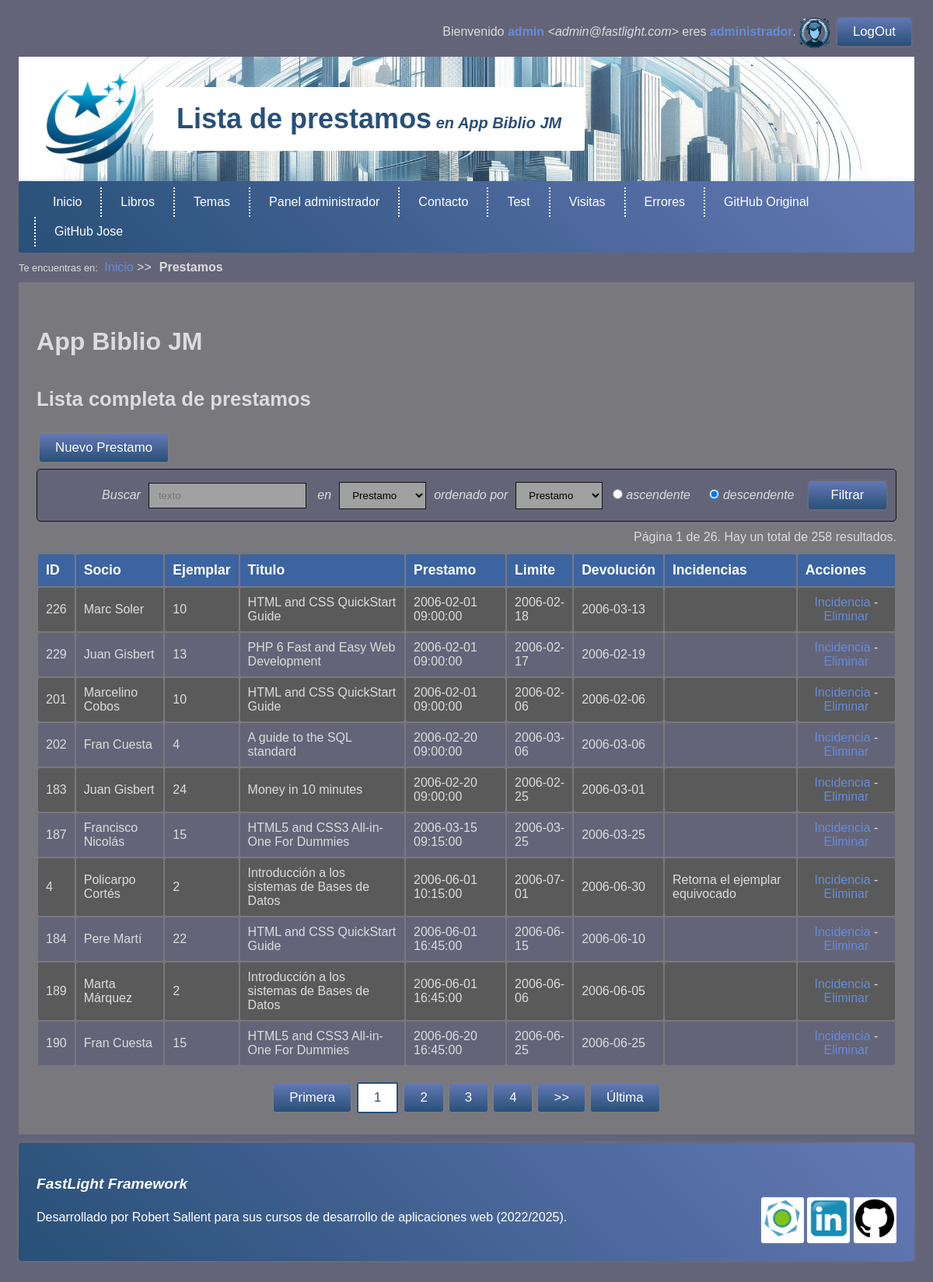
/Prestamo (signed in), run on the app's committed database.
### tables this page shows
CREATE TABLE prestamos (
  id INT AUTO_INCREMENT PRIMARY KEY,
  idsocio INT NULL COMMENT 'Podrá ser NULL si el socio se ha dado de baja',
  idejemplar INT NOT NULL,
  prestamo TIMESTAMP NOT NULL DEFAULT CURRENT_TIMESTAMP,
  limite DATE NOT NULL,
  devolucion DATE DEFAULT NULL,
  incidencia VARCHAR(256) DEFAULT NULL,

   
   
  FOREIGN KEY (idejemplar) REFERENCES ejemplares(id) 
    ON UPDATE CASCADE ON DELETE RESTRICT,
    
   
   
  FOREIGN KEY (idsocio) REFERENCES socios(id) 
     ON UPDATE CASCADE ON DELETE SET NULL
);

### app/libraries/View.php (called while the page is built, shortened)
<?php
class View{
    private string $name;
    public function __construct(
        string $name      = '',
        array $parameters = []
    ){
        $this->name       = $name;
    }
    public function load(){
        $template = new (TEMPLATE);
        try{
            @require VIEWS_FOLDER."/$this->name.php";
        }catch(Throwable $e){
            $message = DEBUG ?
            "<p>ERROR en la vista <b>".VIEWS_FOLDER."/$this->name.php</b>.</p>
             <p>INFORMACIÓN ADICIONAL: ".$e->getMessage()."</p>" :
             "Error al cargar la página.";
             throw new ViewException($message);
        }
    }
}

### app/http/ViewResponse.php (called while the page is built, shortened)
<?php
class ViewResponse extends Response{
    protected View $view;
    public function __construct(
        string $name,
        array $params       = [],
        int $httpCode       = 200,
        string $status      = 'OK'
    ){
        $this->view = new View($name, $params);
    }
    public function send(){
        $this->view->load();
        die();
    }
}

### public/index.php (called while the page is built, shortened)
<?php
require '../app/autoload.php';
require '../app/helpers/helpers.php';
try{
    switch(strtoupper(APP_TYPE)){
        case 'WEB' :  $kernel   = new App();
                      $response = $kernel->boot();
                      break;
    }
    $response->send();
}catch(Throwable $t){
    $mensaje = DEBUG ?
        'ERROR en el proceso de arranque: '.$t :
        'Se produjo un error, contacte con el administrador '.ADMIN_EMAIL.' si es necesario.';
    abort(500, 'INTERNAL SERVER ERROR', $mensaje, $t)->send();
}

### app/autoload.php (called while the page is built, shortened)
<?php
    function load(string $clase){
        foreach(AUTOLOAD_DIRECTORIES as $directorio){
           $ruta="$directorio/$clase.php";
           if(is_readable($ruta)){
                break;
           }
        }
    }

### app/libraries/Login.php (called while the page is built, shortened)
<?php
class Login{
    private static ?Authenticable $activeUser = NULL;
    public static function init(){
        self::$activeUser = Session::get('user') ??  NULL;
    }
	public static function user():?Authenticable{
	    return self::$activeUser;
	}
	public static function guest():bool{
	    return empty(self::user());
	}
	public static function role(string $role):bool{
	    return self::user() && self::user()->hasRole($role);
	}
	public static function oneRole(array $roles):bool{
	    return self::user() && self::user()->oneRole($roles);
    }
}

### app/interfaces/Authorizable.php (called while the page is built, shortened)
<?php
    trait Authorizable{
        public function hasRole(string $role):bool{
            return in_array($role, $this->roles);
        }
        public function oneRole(array $roles):bool{
            foreach($roles as $role)
                if($this->hasRole($role))
                    return true;
             return false;
        }
        public function isAdmin(string $adminRole = ADMIN_ROLE):bool{
            return $this->hasRole($adminRole);
        }
    }

### mvc/controllers/PrestamoController.php (called while the page is built, shortened)
<?php
class PrestamoController extends Controller{
	public function index(){
		return $this->list();
	}
	public function list(int $page=1){
		$filtro = Filter::apply('prestamos');
		$limit = RESULTS_PER_PAGE;
		if($filtro){
			$total = V_prestamo::filteredResults($filtro);
			$paginator = new Paginator('/Prestamo/list', $page, $limit, $total,'es');
			$prestamos= V_prestamo::filter($filtro, $limit, $paginator->getOffset());
		} else {
			$total = V_prestamo::total();
			$paginator = new Paginator('/Prestamo/list', $page, $limit, $total,'es');
			$prestamos= V_prestamo::orderBy('prestamo', 'ASC', $limit, $paginator->getOffset());
		}
		return view('prestamo/list',['prestamos'=>$prestamos,'paginator'=>$paginator,'filtro' => $filtro]);
	}
}

### mvc/models/Model.php (called while the page is built, shortened)
<?php
abstract class Model{
    public static function getTable():string{
        return get_called_class()::$table ?? strtolower(get_called_class()).'s';
    }
    protected static function getJsonFields():array{
        return get_called_class()::$jsonFields ?? [];
    }
    public function parseJsonFields():object{
        $properties = self::getJsonFields();
        return $this;
    }
    public static function orderBy(
        string $orderField = 'id',
        string $order = 'ASC',
        int $limit = 0,
        int $offset = 0
    ):array{
        $table = self::getTable();
        $query = "SELECT *
                  FROM $table
                  ORDER BY $orderField $order ";
        $query .= $limit? "LIMIT $limit OFFSET $offset" :"";
        $entities = (DB_CLASS)::selectAll($query, get_called_class());
        return $entities;
    }
    public static function total(
        string $operacion = 'COUNT',
        string $campo = '*'
    ){
        $tabla = self::getTable();
        return (DB_CLASS)::total($tabla, $operacion, $campo);
    }
}

### app/libraries/DB.php (called while the page is built, shortened)
<?php
abstract class DB{
    public static function total(
        string $tabla,
        string $operacion   = 'COUNT',
        string $campo       = '*'
    ){
        $consulta = "SELECT $operacion($campo) AS total FROM $tabla";
        return get_called_class()::select($consulta)->total;
    }
}

### app/libraries/DBPDO.php (called while the page is built, shortened)
<?php
class DBPDO extends DB{
    private static $conexion = null;
    public static function get():object{
        if(!self::$conexion){
            $dsn = SGDB.':host='.DB_HOST.':'.DB_PORT.';dbname='.DB_NAME.';charset='.DB_CHARSET;
            try{
                self::$conexion = new PDO($dsn, DB_USER, DB_PASS);
            }catch(Throwable $e){
                $message = "No se pudo conectar con la Base de datos. ";
                if(DEBUG)
                    $message .= "Revisa la configuración: ".$dsn;
                throw new DatabaseException($message);
            }
        }
        return self::$conexion;
    }
    public static function query(string $consulta){
        try{
            $resultado = self::get()->query($consulta);
            return $resultado;
        }catch(Throwable $e){
            if(DEBUG){
                $mensaje = "ERROR EN LA CONSULTA: ";
                $mensaje .= "<p><b>$consulta</b></p>";
                $mensaje .= "<p>".(self::get()->errorInfo()[2])."</p>";
                throw new SQLException($mensaje);
            }else
                throw new SQLException('ERROR al realizar la operación.');
        }
    }
    public static function select(
        string $consulta,
        string $class='stdClass'
    ):?object{
        $resultado = self::query($consulta);
        $objeto = $resultado->fetchObject($class);
        return $objeto === false ? NULL : $objeto;
    }
    public static function selectAll(
        string $consulta,
        string $class='stdClass'
    ):array{
        $resultados = self::query($consulta);
        $objetos = [];
        while($r = $resultados->fetchObject($class))
            $objetos[] = $r;
        return $objetos;
    }
}

### app/core/App.php (called while the page is built, shortened)
<?php
class App extends Kernel{
    public function boot():Response{
        try{
            $url = request()->get('url') ?? NULL;
            $url = $url ? explode('/', rtrim($url, '/')) : [];
            $controller = empty($url[0]) ?
                DEFAULT_CONTROLLER :
                ucfirst(strtolower(array_shift($url))).'Controller';
            $method = empty($url[0]) ?
                DEFAULT_METHOD :
                strtolower(array_shift($url));
            $controllerInstance = new $controller();
            return $controllerInstance->$method(...$url);
        }catch(NotIdentifiedException $e){
            Session::set('_pending_operation', '/'.request()->get('url'));
            return redirect('/Login');
        }catch(Throwable $t){
            $mensaje = DEBUG ?
                (new DebugInformation($t, $controller, $method, $url))->toHtml() :
                "No se pudo realizar la operación solicitada.";
            if(LOG_ERRORS)
                Log::addMessage(ERROR_LOG_FILE, get_class($t), $t->getMessage());
            if(DB_ERRORS)
                AppError::new(get_class($t), $t->getMessage());
            return abort(500, 'INTERNAL SERVER ERROR', $mensaje, $t);
        }
    }
}

### app/http/Request.php (called while the page is built, shortened)
<?php
class Request{
    private static ?Request $request = null;
    public static function createFromGlobals(){
        self::$request = new self();
        return self::$request;
    }
    public static function retrieve():Request{
        return self::$request;
    }
    public function has(
        string $name,
        string $method = 'POST'
    ):bool{
        switch(strtoupper($method)){
            case 'POST' : return isset($_POST[$name]);
        }
        return false;
    }
}

### app/helpers/helpers.php (called while the page is built, shortened)
<?php
function request(){
    return Request::retrieve();
}

### app/libraries/Filter.php (called while the page is built, shortened)
<?php
class Filter{
    public static function apply(
        string $name = 'standardFilter'
    ):?Filter{
        $request = request();
        return Session::has("_filter_$name") ? Session::get("_filter_$name") : NULL;
    }
}

### app/libraries/Session.php (called while the page is built, shortened)
<?php
class Session{
    public static function has(string $name):bool{
        return isset($_SESSION[$name]) ;
    }
}

### mvc/views/prestamo/list.php (the view, shortened to what this page needs)
<!DOCTYPE html>
<html lang="es">
	<head>
		<?= $template->css() ?>
	</head>
	<body>
		<?= $template->login() ?>
		<?= $template->header('Lista de prestamos') ?>
		<?= $template->menu() ?>
		<?= $template->breadCrumbs(['Prestamos'=>null])?>
		<main>
    		<h1><?= APP_NAME ?></h1>
       		<h2>Lista completa de prestamos</h2>
       		<a class="button" href="/Prestamo/create/0">Nuevo Prestamo</a>
       		<?php if($prestamos){ ?>
		      		<?php
		      		if($filtro){
		      			echo $template->removeFilterForm($filtro,'/Prestamo/list');
		      		} else {
		      			echo $template->filterForm(
			      			[
			      				'ID' => 'id',
			      				'Prestamo' => 'prestamo',
			      				'Titulo' => 'titulo',
			      				'Limite' => 'limite',
			      				'Devolucion' => 'devolucion'
			      			],
			      			[
			      			'Prestamo' => 'prestamo',
			      			'Titulo' => 'titulo',
			      			'Limite' => 'limite',
			      			'Devolucion' => 'devolucion'
			    			],
			    			'Prestamo',
			    			'Prestamo'
						);
		      		}?>
		       		<div class="rigth">
		       			<?=$paginator->stats()?>
		       		</div>
       		<table class="table w100">
       					<tr>
       						<th>ID</th>
       						<th>Socio</th>
       						<th>Ejemplar</th>
       						<th>Titulo</th>
       						<th>Prestamo</th>
       						<th>Limite</th>
       						<th>Devolución</th>
       						<th>Incidencias</th>
       						<th class="centrado">Acciones</th>
		<?php foreach($prestamos as $prestamo){   ?>
				<tr>
					<td><?=$prestamo->id?></td>
					<td><?=$prestamo->nombre.' '.$prestamo->apellidos ?></td>
					<td><?=$prestamo->idejemplar?></td>
					<td><?=$prestamo->titulo?></td>
					<td><?=$prestamo->prestamo?></td>
					<td><?=$prestamo->limite?></td>
					<td><?=$prestamo->devolucion?></td>
					<td><?=$prestamo->incidencia?></td>
					<td class="centrado">
						<a href="/Prestamo/incidencia/<?=$prestamo->id?>">Incidencia</a> -
						<?php if (!$prestamo->devolucion){?>
							<a href="/Prestamo/ampliar/<?=$prestamo->id?>">Ampliar</a> -
							<a href="/Prestamo/devolucion/<?= $prestamo->id?>">Devolucion</a>
						<?php }else {?>
							<a href="/Prestamo/delete/<?=$prestamo->id?>">Eliminar</a>
						<?php }?>
				</td>
			</tr>
			<?php } ?>
			</table>
			<?php } else { ?>
				<div class="danger p2">
					<p>No hay prestamos que mostrar</p>
				</div>
				<?php } ?>
				<?= $paginator->ellipsisLinks()?>
			</main>
			<?= $template->footer() ?>
</body>
</html>

### data on the page
prestamos: id "226", nombre "Marc", apellidos "Soler", idejemplar "10", titulo "HTML and CSS QuickStart Guide", prestamo "2006-02-01 09:00:00", limite "2006-02-18", devolucion "2006-03-13"
prestamos: id "229", nombre "Juan", apellidos "Gisbert", idejemplar "13", titulo "PHP 6 Fast and Easy Web Development", prestamo "2006-02-01 09:00:00", limite "2006-02-17", devolucion "2006-02-19"
prestamos: id "201", nombre "Marcelino", apellidos "Cobos", idejemplar "10", titulo "HTML and CSS QuickStart Guide", prestamo "2006-02-01 09:00:00", limite "2006-02-06", devolucion "2006-02-06"
prestamos: id "202", nombre "Fran", apellidos "Cuesta", idejemplar "4", titulo "A guide to the SQL standard", prestamo "2006-02-20 09:00:00", limite "2006-03-06", devolucion "2006-03-06"
prestamos: id "183", nombre "Juan", apellidos "Gisbert", idejemplar "24", titulo "Money in 10 minutes", prestamo "2006-02-20 09:00:00", limite "2006-02-25", devolucion "2006-03-01"
prestamos: id "187", nombre "Francisco", apellidos "Nicolás", idejemplar "15", titulo "HTML5 and CSS3 All-in-One For Dummies", prestamo "2006-03-15 09:15:00", limite "2006-03-25", devolucion "2006-03-25"
prestamos: id "4", nombre "Policarpo", apellidos "Cortés", idejemplar "2", titulo "Introducción a los sistemas de Bases de Datos", prestamo "2006-06-01 10:15:00", limite "2006-07-01", devolucion "2006-06-30", incidencia "Retorna el ejemplar equivocado"
prestamos: id "184", nombre "Pere", apellidos "Martí", idejemplar "22", titulo "HTML and CSS QuickStart Guide", prestamo "2006-06-01 16:45:00", limite "2006-06-15", devolucion "2006-06-10"
prestamos: id "189", nombre "Marta", apellidos "Márquez", idejemplar "2", titulo "Introducción a los sistemas de Bases de Datos", prestamo "2006-06-01 16:45:00", limite "2006-06-06", devolucion "2006-06-05"
prestamos: id "190", nombre "Fran", apellidos "Cuesta", idejemplar "15", titulo "HTML5 and CSS3 All-in-One For Dummies", prestamo "2006-06-20 16:45:00", limite "2006-06-25", devolucion "2006-06-25"

### other printed values
$user->displayname "admin"
$user->email "admin@fastlight.com"
$title "Lista de prestamos"
APP_NAME "App Biblio JM"
$miga "Inicio"
$miga "Prestamos"
$langs[$this->lang] "Página 1 de 26. Hay un total de 258 resultados."
self::$langs[$this->lang][2] "Primera"
self::$langs[$this->lang][3] "Última"
form field campo "Prestamo"
form field campoOrden "Prestamo"
